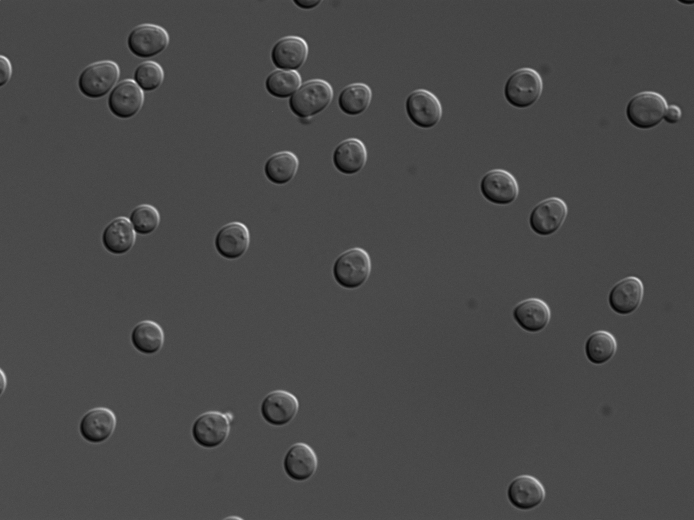
%> input picture MatlabFiles/14pre_DIC.png, 1388 x 1040 px (shown at 1/2 size)
$ octave region_seg_demo.m   (GNU Octave 9; MATLAB toolbox functions it lacks are replaced by stand-ins)
%> lines starting %> are read from the running program, lines starting %| are printed output that depends on the picture; in (x1, y1, x2, y2) boxes, pixels count from 0 and x2, y2 are one past the last pixel; in counts of white or black regions, pixels touching at a corner belong together; the program's own positions count from 1
### MatlabFiles/region_seg.m
% Region Based Active Contour Segmentation
%
% seg = region_seg(I,init_mask,max_its,alpha,display)
%
% Inputs: I           2D image
%         init_mask   Initialization (1 = foreground, 0 = bg)
%         max_its     Number of iterations to run segmentation for
%         alpha       (optional) Weight of smoothing term
%                       higer = smoother.  default = 0.2
%         display     (optional) displays intermediate outputs
%                       default = true
%
% Outputs: seg        Final segmentation mask (1=fg, 0=bg)
%
% Description: This code implements the paper: "Active Contours Without
% Edges" By Chan Vese. This is a nice way to segment images whose
% foregrounds and backgrounds are statistically different and homogeneous.
%
% Example:
% img = imread('tire.tif');
% m = zeros(size(img));
% m(33:33+117,44:44+128) = 1;
% seg = region_seg(img,m,500);
%
% Coded by: Shawn Lankton (www.shawnlankton.com)
%------------------------------------------------------------------------
function seg = region_seg(I,init_mask,max_its,alpha,display)

  %-- default value for parameter alpha is .1
  if(~exist('alpha','var'))
    alpha = .2;
  end
  %-- default behavior is to display intermediate outputs
  if(~exist('display','var'))
    display = true;
  end
  %-- ensures image is 2D double matrix
  I = im2graydouble(I);

  %-- Create a signed distance map (SDF) from mask
  phi = mask2phi(init_mask);

  %--main loop
  for its = 1:max_its   % Note: no automatic convergence test

    idx = find(phi <= 1.2 & phi >= -1.2);  %get the curve's narrow band

    %-- find interior and exterior mean
    upts = find(phi<=0);                 % interior points
    vpts = find(phi>0);                  % exterior points
    u = sum(I(upts))/(length(upts)+eps); % interior mean
    v = sum(I(vpts))/(length(vpts)+eps); % exterior mean

    F = (I(idx)-u).^2-(I(idx)-v).^2;         % force from image information
    curvature = get_curvature(phi,idx);  % force from curvature penalty

    dphidt = F./max(abs(F)) + alpha*curvature;  % gradient descent to minimize energy

    %-- maintain the CFL condition
    dt = .45/(max(dphidt)+eps);

    %-- evolve the curve
    phi(idx) = phi(idx) + dt.*dphidt;

    %-- Keep SDF smooth
    phi = sussman(phi, .5);

    %-- intermediate output
    if((display>0)&&(mod(its,20) == 0))
      showCurveAndPhi(I,phi,its);
    end
  end

  %-- final output
  if(display)
    showCurveAndPhi(I,phi,its);
  end

  %-- make mask from SDF
  seg = phi<=0; %-- Get mask from levelset


%---------------------------------------------------------------------
%---------------------------------------------------------------------
%-- AUXILIARY FUNCTIONS ----------------------------------------------
%---------------------------------------------------------------------
%---------------------------------------------------------------------


%-- Displays the image with curve superimposed
function showCurveAndPhi(I, phi, i)
  imshow(I,'initialmagnification',200,'displayrange',[0 255]); hold on;
  contour(phi, [0 0], 'g','LineWidth',4);
  contour(phi, [0 0], 'k','LineWidth',2);
  hold off; title([num2str(i) ' Iterations']); drawnow;

%-- converts a mask to a SDF
function phi = mask2phi(init_a)
  phi=bwdist(init_a)-bwdist(1-init_a)+im2double(init_a)-.5;

%-- compute curvature along SDF
function curvature = get_curvature(phi,idx)
    [dimy, dimx] = size(phi);
    [y x] = ind2sub([dimy,dimx],idx);  % get subscripts

    %-- get subscripts of neighbors
    ym1 = y-1; xm1 = x-1; yp1 = y+1; xp1 = x+1;

    %-- bounds checking
    ym1(ym1<1) = 1; xm1(xm1<1) = 1;
    yp1(yp1>dimy)=dimy; xp1(xp1>dimx) = dimx;

    %-- get indexes for 8 neighbors
    idup = sub2ind(size(phi),yp1,x);
    iddn = sub2ind(size(phi),ym1,x);
    idlt = sub2ind(size(phi),y,xm1);
    idrt = sub2ind(size(phi),y,xp1);
    idul = sub2ind(size(phi),yp1,xm1);
    idur = sub2ind(size(phi),yp1,xp1);
    iddl = sub2ind(size(phi),ym1,xm1);
    iddr = sub2ind(size(phi),ym1,xp1);

    %-- get central derivatives of SDF at x,y
    phi_x  = -phi(idlt)+phi(idrt);
    phi_y  = -phi(iddn)+phi(idup);
    phi_xx = phi(idlt)-2*phi(idx)+phi(idrt);
    phi_yy = phi(iddn)-2*phi(idx)+phi(idup);
    phi_xy = -0.25*phi(iddl)-0.25*phi(idur)...
             +0.25*phi(iddr)+0.25*phi(idul);
    phi_x2 = phi_x.^2;
    phi_y2 = phi_y.^2;

    %-- compute curvature (Kappa)
    curvature = ((phi_x2.*phi_yy + phi_y2.*phi_xx - 2*phi_x.*phi_y.*phi_xy)./...
              (phi_x2 + phi_y2 +eps).^(3/2)).*(phi_x2 + phi_y2).^(1/2);

%-- Converts image to one channel (grayscale) double
function img = im2graydouble(img)
  [dimy, dimx, c] = size(img);
  if(isfloat(img)) % image is a double
    if(c==3)
      img = rgb2gray(uint8(img));
    end
  else           % image is a int
    if(c==3)
      img = rgb2gray(img);
    end
    img = double(img);
  end

%-- level set re-initialization by the sussman method
function D = sussman(D, dt)
  % forward/backward differences
  a = D - shiftR(D); % backward
  b = shiftL(D) - D; % forward
  c = D - shiftD(D); % backward
  d = shiftU(D) - D; % forward

  a_p = a;  a_n = a; % a+ and a-
  b_p = b;  b_n = b;
  c_p = c;  c_n = c;
  d_p = d;  d_n = d;

  a_p(a < 0) = 0;
  a_n(a > 0) = 0;
  b_p(b < 0) = 0;
  b_n(b > 0) = 0;
  c_p(c < 0) = 0;
  c_n(c > 0) = 0;
  d_p(d < 0) = 0;
  d_n(d > 0) = 0;

  dD = zeros(size(D));
  D_neg_ind = find(D < 0);
  D_pos_ind = find(D > 0);
  dD(D_pos_ind) = sqrt(max(a_p(D_pos_ind).^2, b_n(D_pos_ind).^2) ...
                       + max(c_p(D_pos_ind).^2, d_n(D_pos_ind).^2)) - 1;
  dD(D_neg_ind) = sqrt(max(a_n(D_neg_ind).^2, b_p(D_neg_ind).^2) ...
                       + max(c_n(D_neg_ind).^2, d_p(D_neg_ind).^2)) - 1;

  D = D - dt .* sussman_sign(D) .* dD;

%-- whole matrix derivatives
function shift = shiftD(M)
  shift = shiftR(M')';

function shift = shiftL(M)
  shift = [ M(:,2:size(M,2)) M(:,size(M,2)) ];

function shift = shiftR(M)
  shift = [ M(:,1) M(:,1:size(M,2)-1) ];

function shift = shiftU(M)
  shift = shiftL(M')';

function S = sussman_sign(D)
  S = D ./ sqrt(D.^2 + 1);


### MatlabFiles/region_seg_demo.m
% Demo of "Region Based Active Contours"
%
% Example:
% seg_demo
%
% Coded by: Shawn Lankton (www.shawnlankton.com)

I = imread('14pre_DIC.png');  %-- load the image
%> I is the input picture: size 1040x1388x3 uint8; mean R, G, B 72.3, 72.3, 72.3
m = zeros(size(I,1),size(I,2));          %-- create initial mask
m(150:180,180:210) = 1;
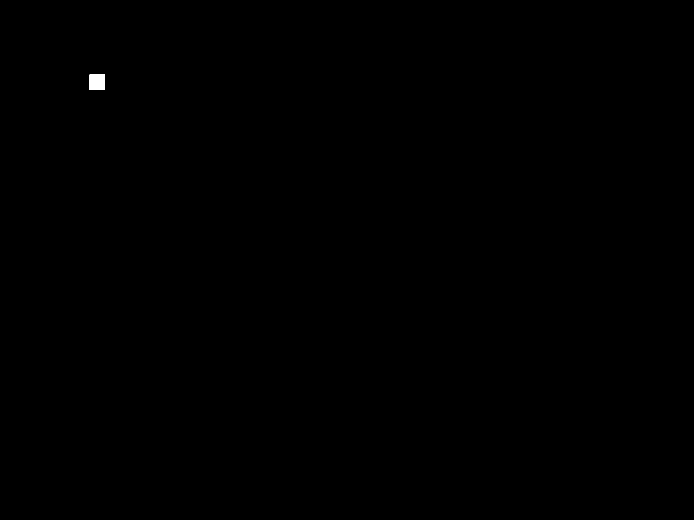
%> m: size 1040x1388 double (shown at 1/2 size); values 0 (black) and 1 (white), 0.07% white; 1 white region, box (x1, y1, x2, y2) and area: (179, 149, 210, 180) 961

I = imresize(I,.5);  %-- make image smaller
%> I: size 520x694x3 uint8
m = imresize(m,.5);  %     for fast computation
Im = I;
Im(:,:,1) = I(:,:,1) + cast(m.*255, class(I));
Im(:,:,2) = I(:,:,2) + cast(m.*255, class(I));
Im(:,:,3) = I(:,:,3) + cast(m.*255, class(I));
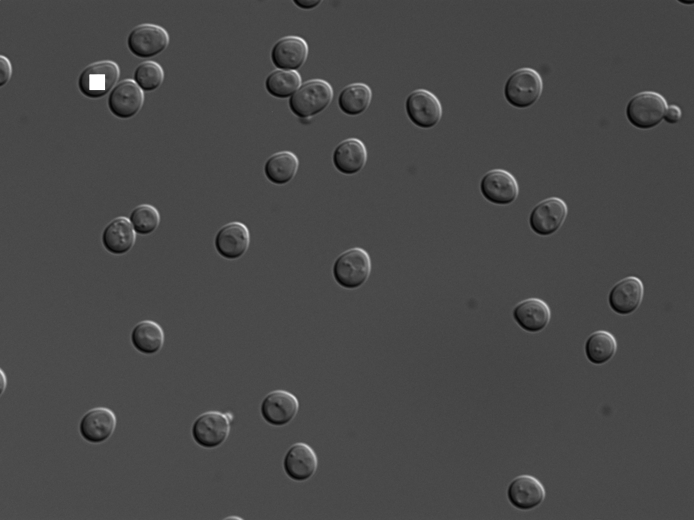
%> Im: size 520x694x3 uint8; mean R, G, B 72.4, 72.4, 72.4
subplot(2,2,1); imshow(Im); title('Input Image');
subplot(2,2,2); imshow(m); title('Initialization');
subplot(2,2,3); title('Segmentation');

seg = region_seg(I, m, 500); %-- Run segmentation
%> the loop in region_seg, `for its = 1:max_its` made 500 passes
%> (u, v, dt) on passes 1 to 3: (66.79, 72.28, 0.648), (66.11, 72.28, 0.692), (63.29, 72.28, 0.859)
%> pass 1, in shiftR, `shift = [ M(:,1) M(:,1:size(M,2)-1) ];`:
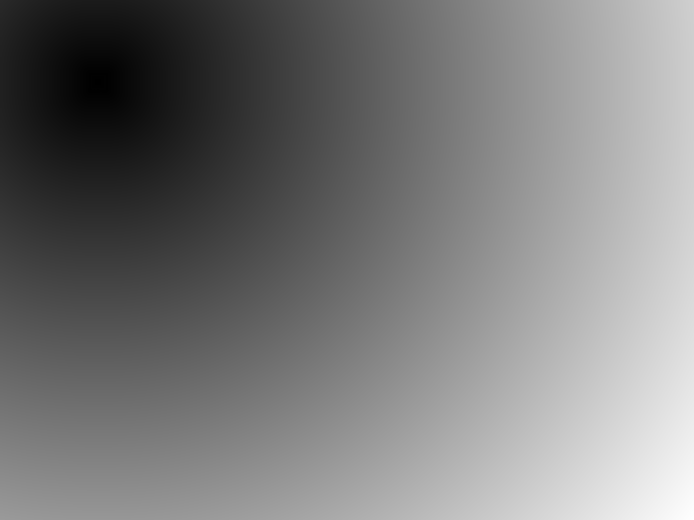
%> shift: size 520x694 single; min -5.5, max 725.2, mean 346; drawn with min black and max white
%> pass 1, in sussman, `a = D - shiftR(D);`:
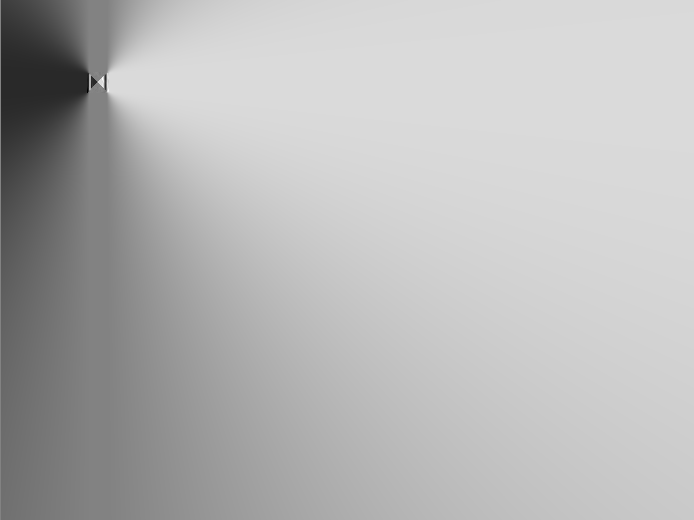
%> a: size 520x694 single; min -1.47, max 1.41, mean 0.595; drawn with min black and max white
%> after the loop in region_seg, `for its = 1:max_its`:
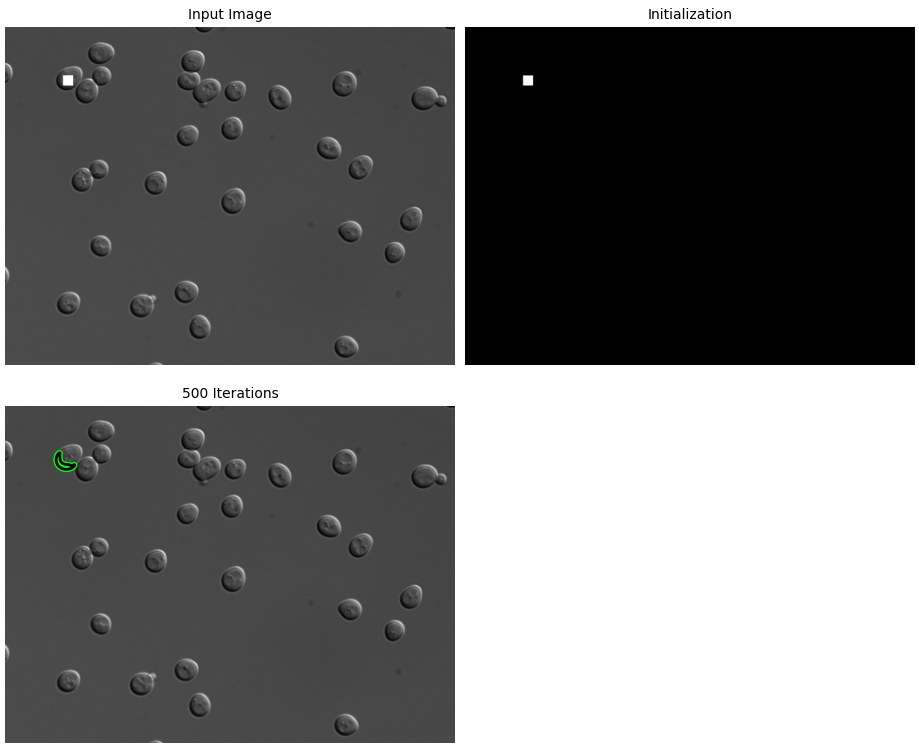
%> figure redrawn from the program's plot data, 3 panels
%> in region_seg, `seg = phi<=0;`:
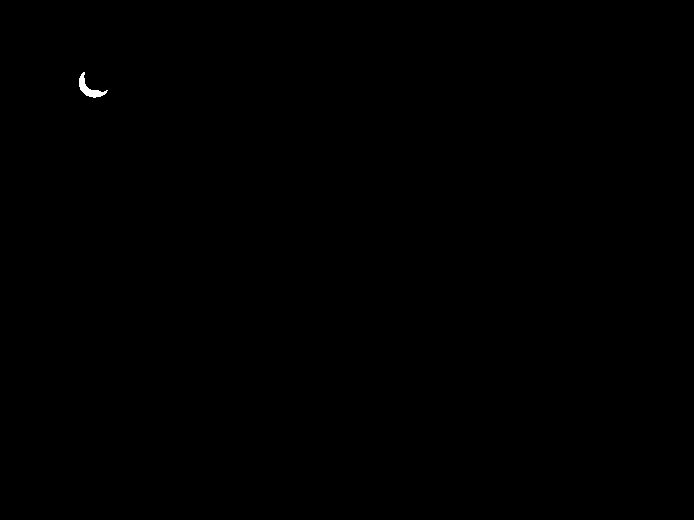
%> seg: size 520x694 logical; 0.07% white; 1 white region, box (x1, y1, x2, y2) and area: (79, 72, 108, 98) 246

subplot(2,2,4); imshow(seg); title('Global Region-Based Segmentation');
%> after `title('Global Region-Based Segmentation')`:
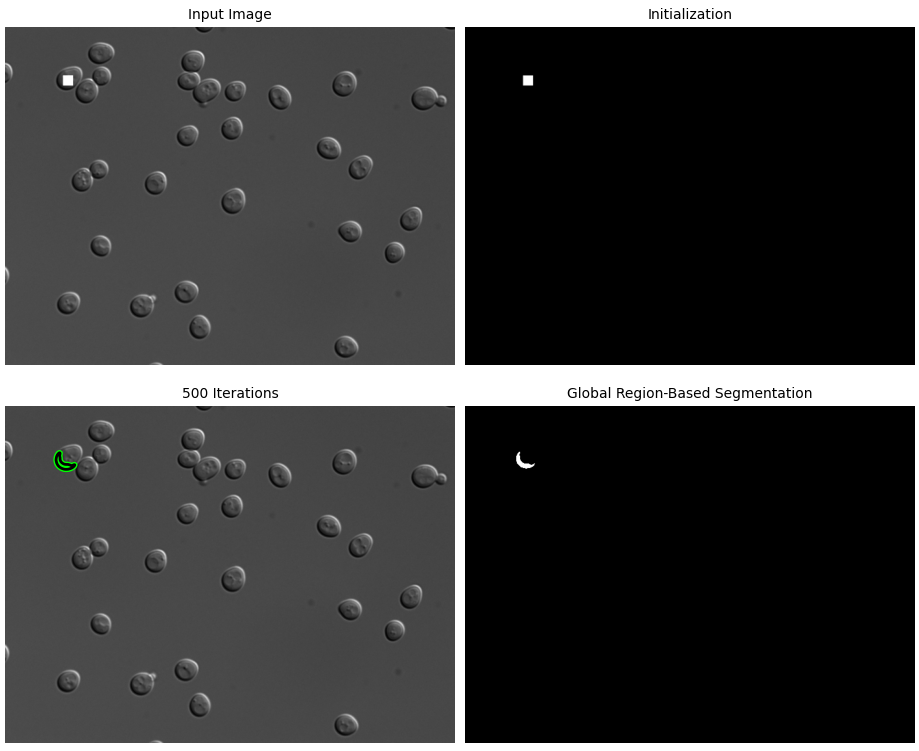
%> figure redrawn from the program's plot data, 4 panels
